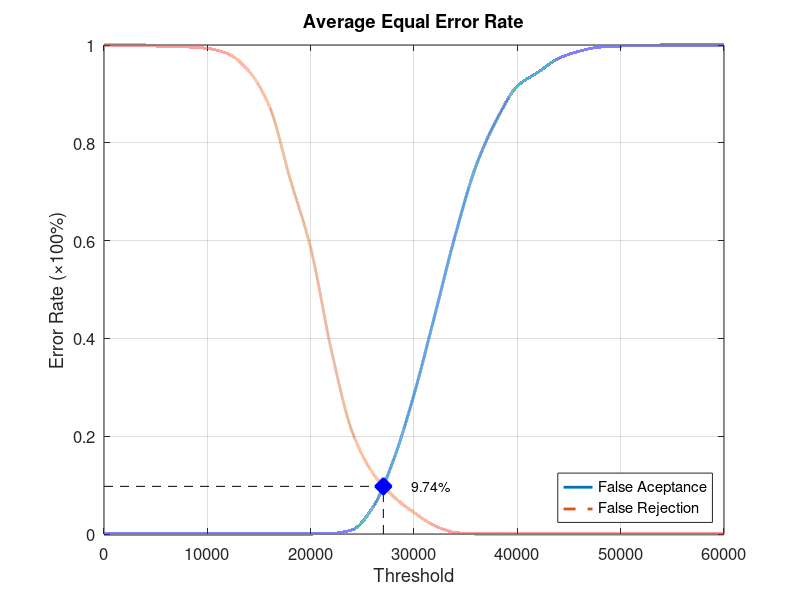
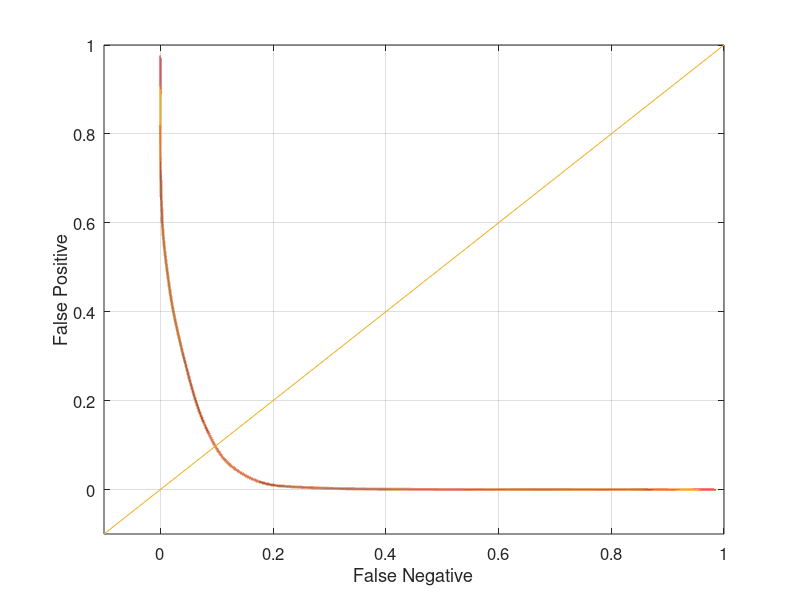

Here is the MATLAB script that generated these plots, in order:
function yEER = Database4Average
close all;
clear;
clc;
x = 0:2000:60000;
xq = 0:0.5:60000;

y0 = [0 0 0 0 0 0 0 0 0 0 0 0.00105263 0.00842105 0.0536842 0.150526 0.285263 0.446316 0.611579 0.752632 0.847368 0.915789 0.944211 0.972632 0.987368 0.99579 0.997895 0.998947 1 1 1 1];
yy0 = interp1(x, y0, xq, 'pchip');
y1 = [1 1 1 0.996 0.996 0.993 0.982 0.947 0.875 0.727 0.585 0.376 0.21 0.125 0.077 0.044 0.017 0.003 0 0 0 0 0 0 0 0 0 0 0 0 0];
yy1 = interp1(x, y1, xq, 'pchip');

% Calculating EER: 
y2 = abs(y0 - y1);
find(y2 == min(y2))
yy2 = abs(yy0 - yy1);
xEER = find(yy2 == min(yy2));
xEERIndex = xq(xEER) % X-axis EER
yEER = yy0(xEER) % Y-axis EER

main = figure
plot(xq, yy0,'-','LineWidth', 2);	hold on
plot(xq, yy1,'--','LineWidth', 2);	hold on
plot([xEERIndex xEERIndex], [0 yEER], 'k--');	hold on
plot([0 xEERIndex], [yEER yEER], 'k--');	hold on
plot(xEERIndex, yEER, 'bx', 'LineWidth', 10);	hold on
text(xEERIndex + 10 * xEERIndex / 100, yEER, [num2str(round((10000 * yEER)) / 100) '%'])
legend('False Aceptance', 'False Rejection', 'Location', 'SouthEast')
xlabel('Threshold')
ylabel('Error Rate (\times100%)')
title('Average Equal Error Rate')
set(gca, 'FontSize', 12)
axis([0 60000 0 1])
grid on

print(main, 'Database4AverageMain', '-dpng');
FNRxFPR = figure('Color', [1 1 1]);
plot(yy1, yy0, '-', yy1, yy0, 'LineWidth', 2);
hold on
y = -0.1:0.1:1
plot(y, y); 
set(gca, 'FontSize', 12)
xlabel('False Negative')
ylabel('False Positive')
axis([-0.1 1 -0.1 1])
set(gca, 'FontSize', 12)
grid on

print(FNRxFPR, 'Database4AverageFNRxFPR','-dpng');
end
